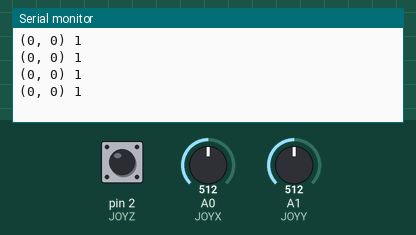
This sketch was run on a simulated Arduino Uno, built with avr-gcc and run on an emulated ATmega328P. Parts: the last lines printed to the serial monitor. The test bench sets the inputs (shaded band); at power-on: A0 (JOYX) = 512, A1 (JOYY) = 512, pin 2 (JOYZ) HIGH.

Above: at 1.2 s.
1.3 s: A0 (JOYX) set to 716
At 1.71 s:
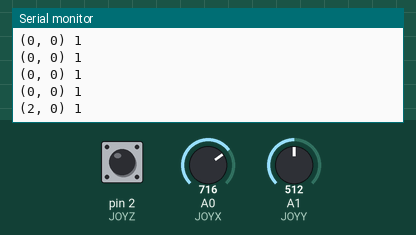
2.8 s: A1 (JOYY) set to 716
At 2.91 s:
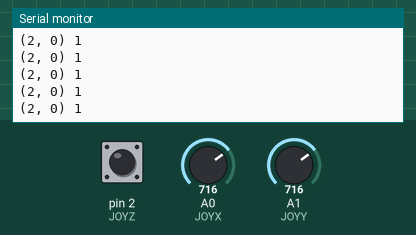
4.3 s: pin 2 (JOYZ) pulled LOW for 0.35 s
At 4.71 s:
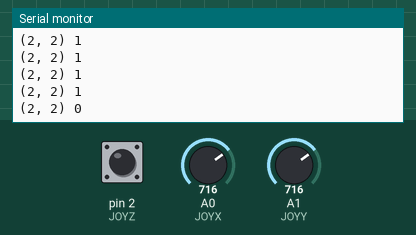
6.1 s: A0 (JOYX) set to 900
At 6.22 s:
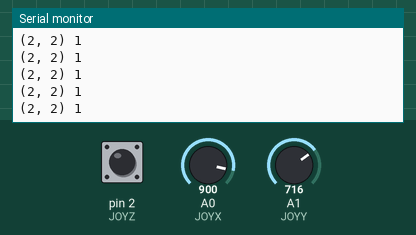
7.6 s: pin 2 (JOYZ) pulled LOW for 1 s
At 8.02 s:
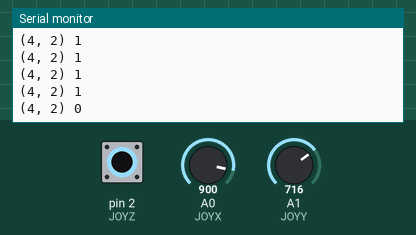
10.1 s: A1 (JOYY) set to 900
At 10.12 s:
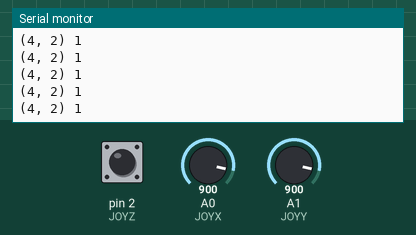
Timing chart, 0 to 12.6 s (numbered marks = the images above; inputs shaded):
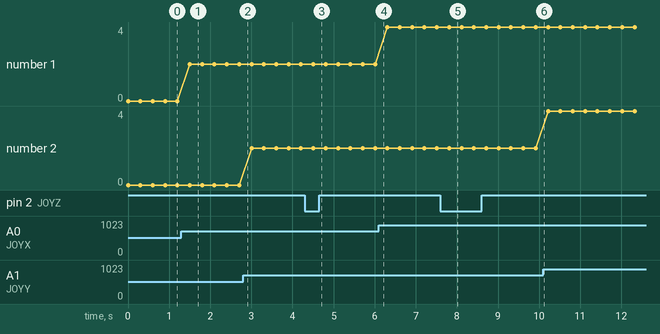

Measured:
- after the input at 1.3 s, the serial monitor: prints a new line after 0.20 s (image 1)
- after the input at 4.3 s, the serial monitor: prints a new line after 0.21 s (image 3)
- after the input at 7.6 s, the serial monitor: prints a new line after 0.21 s (image 5)
- plotted number 1: 0 → 2 after the input at 1.3 s, 2 → 4 after the input at 6.1 s

The sketch:

JoystickTest.ino
```cpp
#define JOYX 0
#define JOYY 1
#define JOYZ 2

struct JoystickPos{
  int x = 0;
  int y = 0;
  int z = 0;
};

struct JoystickPos joy;

void setup() {
  // put your setup code here, to run once:
  Serial.begin(9600);
  pinMode(JOYZ, INPUT_PULLUP);
}

void loop() {
  // put your main code here, to run repeatedly:
  updateJoy();
  delay(300);
}

void updateJoy(){
  joy.x = treatValue(analogRead(JOYX));
  //delay(30);
  joy.y = treatValue(analogRead(JOYY));
  //delay(30);
  joy.z = digitalRead(JOYZ);

  Serial.print("(");
  Serial.print(joy.x);
  Serial.print(", ");
  Serial.print(joy.y);
  Serial.print(") ");
  Serial.println(joy.z);
}

//Adjusts analog data from joystick
int treatValue(int data){
  return (data * 11 / 1024) - 5;
}
```
